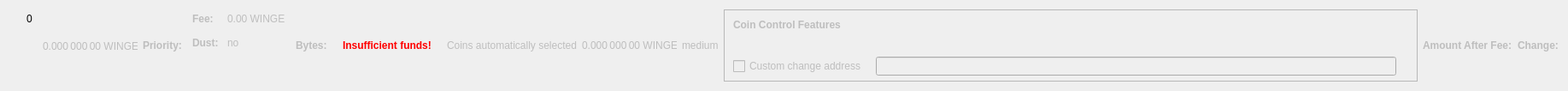
    <widget class="QWidget" name="dummyHideWidget" native="true">
     <property name="maximumSize">
      <size>
       <width>100</width>
       <height>22</height>
      </size>
     </property>
     <layout class="QHBoxLayout" name="dummyHideLayout">
      <item>
       <layout class="QFormLayout" name="formLayoutCoinControl1">
        <property name="horizontalSpacing">
         <number>10</number>
        </property>
        <property name="verticalSpacing">
         <number>14</number>
        </property>
        <property name="leftMargin">
         <number>10</number>
        </property>
        <property name="topMargin">
         <number>4</number>
        </property>
        <property name="rightMargin">
         <number>6</number>
        </property>
        <item row="0" column="1">
         <widget class="QLabel" name="labelCoinControlBytes">
          <property name="cursor">
           <cursorShape>IBeamCursor</cursorShape>
          </property>
          <property name="contextMenuPolicy">
           <enum>Qt::ActionsContextMenu</enum>
          </property>
          <property name="text">
           <string notr="true">0</string>
          </property>
          <property name="textInteractionFlags">
           <set>Qt::LinksAccessibleByMouse|Qt::TextSelectableByKeyboard|Qt::TextSelectableByMouse</set>
          </property>
         </widget>
        </item>
       </layout>
      </item>
      <item>
       <widget class="QLabel" name="labelCoinControlAfterFee">
        <property name="enabled">
         <bool>false</bool>
        </property>
        <property name="sizePolicy">
         <sizepolicy hsizetype="Fixed" vsizetype="Fixed">
          <horstretch>0</horstretch>
          <verstretch>0</verstretch>
         </sizepolicy>
        </property>
        <property name="minimumSize">
         <size>
          <width>111</width>
          <height>12</height>
         </size>
        </property>
        <property name="maximumSize">
         <size>
          <width>111</width>
          <height>12</height>
         </size>
        </property>
        <property name="cursor">
         <cursorShape>IBeamCursor</cursorShape>
        </property>
        <property name="contextMenuPolicy">
         <enum>Qt::ActionsContextMenu</enum>
        </property>
        <property name="text">
         <string notr="true">0.000 000 00 WINGE</string>
        </property>
        <property name="textInteractionFlags">
         <set>Qt::LinksAccessibleByMouse|Qt::TextSelectableByKeyboard|Qt::TextSelectableByMouse</set>
        </property>
       </widget>
      </item>
      <item>
       <widget class="QLabel" name="labelCoinControlPriorityText">
        <property name="enabled">
         <bool>false</bool>
        </property>
        <property name="font">
         <font>
          <weight>75</weight>
          <bold>true</bold>
         </font>
        </property>
        <property name="text">
         <string>Priority:</string>
        </property>
       </widget>
      </item>
      <item>
       <layout class="QHBoxLayout" name="horizontalLayout"/>
      </item>
      <item>
       <layout class="QFormLayout" name="formLayoutCoinControl3">
        <property name="horizontalSpacing">
         <number>10</number>
        </property>
        <property name="verticalSpacing">
         <number>14</number>
        </property>
        <property name="leftMargin">
         <number>6</number>
        </property>
        <property name="topMargin">
         <number>4</number>
        </property>
        <property name="rightMargin">
         <number>6</number>
        </property>
        <item row="0" column="0">
         <widget class="QLabel" name="labelCoinControlFeeText">
          <property name="enabled">
           <bool>false</bool>
          </property>
          <property name="font">
           <font>
            <weight>75</weight>
            <bold>true</bold>
           </font>
          </property>
          <property name="text">
           <string>Fee:</string>
          </property>
          <property name="margin">
           <number>0</number>
          </property>
         </widget>
        </item>
        <item row="0" column="1">
         <widget class="QLabel" name="labelCoinControlFee">
          <property name="enabled">
           <bool>false</bool>
          </property>
          <property name="cursor">
           <cursorShape>IBeamCursor</cursorShape>
          </property>
          <property name="contextMenuPolicy">
           <enum>Qt::ActionsContextMenu</enum>
          </property>
          <property name="text">
           <string notr="true">0.00 WINGE</string>
          </property>
          <property name="textInteractionFlags">
           <set>Qt::LinksAccessibleByMouse|Qt::TextSelectableByKeyboard|Qt::TextSelectableByMouse</set>
          </property>
         </widget>
        </item>
        <item row="1" column="0">
         <widget class="QLabel" name="labelCoinControlLowOutputText">
          <property name="enabled">
           <bool>false</bool>
          </property>
          <property name="font">
           <font>
            <weight>75</weight>
            <bold>true</bold>
           </font>
          </property>
          <property name="text">
           <string>Dust:</string>
          </property>
         </widget>
        </item>
        <item row="1" column="1">
         <widget class="QLabel" name="labelCoinControlLowOutput">
          <property name="enabled">
           <bool>false</bool>
          </property>
          <property name="cursor">
           <cursorShape>IBeamCursor</cursorShape>
          </property>
          <property name="contextMenuPolicy">
           <enum>Qt::ActionsContextMenu</enum>
          </property>
          <property name="text">
           <string>no</string>
          </property>
          <property name="textInteractionFlags">
           <set>Qt::LinksAccessibleByMouse|Qt::TextSelectableByKeyboard|Qt::TextSelectableByMouse</set>
          </property>
         </widget>
        </item>
       </layout>
      </item>
      <item>
       <widget class="QLabel" name="labelCoinControlBytesText">
        <property name="enabled">
         <bool>false</bool>
        </property>
        <property name="font">
         <font>
          <weight>75</weight>
          <bold>true</bold>
         </font>
        </property>
        <property name="text">
         <string>Bytes:</string>
        </property>
       </widget>
      </item>
      <item>
       <layout class="QFormLayout" name="formLayoutCoinControl2">
        <property name="horizontalSpacing">
         <number>10</number>
        </property>
        <property name="verticalSpacing">
         <number>14</number>
        </property>
        <property name="leftMargin">
         <number>6</number>
        </property>
        <property name="topMargin">
         <number>4</number>
        </property>
        <property name="rightMargin">
         <number>6</number>
        </property>
       </layout>
      </item>
      <item>
       <layout class="QHBoxLayout" name="horizontalLayoutCoinControl2">
        <property name="spacing">
         <number>8</number>
        </property>
        <property name="bottomMargin">
         <number>10</number>
        </property>
       </layout>
      </item>
      <item>
       <widget class="QLabel" name="labelCoinControlInsuffFunds">
        <property name="enabled">
         <bool>false</bool>
        </property>
        <property name="minimumSize">
         <size>
          <width>0</width>
          <height>0</height>
         </size>
        </property>
        <property name="font">
         <font>
          <weight>75</weight>
          <bold>true</bold>
         </font>
        </property>
        <property name="styleSheet">
         <string notr="true">color:red;font-weight:bold;</string>
        </property>
        <property name="text">
         <string>Insufficient funds!</string>
        </property>
        <property name="margin">
         <number>5</number>
        </property>
       </widget>
      </item>
      <item>
       <layout class="QFormLayout" name="formLayoutCoinControl4">
        <property name="horizontalSpacing">
         <number>10</number>
        </property>
        <property name="verticalSpacing">
         <number>14</number>
        </property>
        <property name="leftMargin">
         <number>6</number>
        </property>
        <property name="topMargin">
         <number>4</number>
        </property>
        <property name="rightMargin">
         <number>6</number>
        </property>
       </layout>
      </item>
      <item>
       <widget class="QLabel" name="labelCoinControlAutomaticallySelected">
        <property name="enabled">
         <bool>false</bool>
        </property>
        <property name="sizePolicy">
         <sizepolicy hsizetype="Fixed" vsizetype="Fixed">
          <horstretch>0</horstretch>
          <verstretch>0</verstretch>
         </sizepolicy>
        </property>
        <property name="minimumSize">
         <size>
          <width>0</width>
          <height>0</height>
         </size>
        </property>
        <property name="maximumSize">
         <size>
          <width>240</width>
          <height>16777215</height>
         </size>
        </property>
        <property name="text">
         <string>Coins automatically selected</string>
        </property>
        <property name="margin">
         <number>5</number>
        </property>
       </widget>
      </item>
      <item>
       <widget class="QLabel" name="labelCoinControlChange">
        <property name="enabled">
         <bool>false</bool>
        </property>
        <property name="sizePolicy">
         <sizepolicy hsizetype="Fixed" vsizetype="Fixed">
          <horstretch>0</horstretch>
          <verstretch>0</verstretch>
         </sizepolicy>
        </property>
        <property name="minimumSize">
         <size>
          <width>111</width>
          <height>0</height>
         </size>
        </property>
        <property name="maximumSize">
         <size>
          <width>111</width>
          <height>16777215</height>
         </size>
        </property>
        <property name="cursor">
         <cursorShape>IBeamCursor</cursorShape>
        </property>
        <property name="contextMenuPolicy">
         <enum>Qt::ActionsContextMenu</enum>
        </property>
        <property name="text">
         <string notr="true">0.000 000 00 WINGE</string>
        </property>
        <property name="textInteractionFlags">
         <set>Qt::LinksAccessibleByMouse|Qt::TextSelectableByKeyboard|Qt::TextSelectableByMouse</set>
        </property>
       </widget>
      </item>
      <item>
       <widget class="QLabel" name="labelCoinControlPriority">
        <property name="enabled">
         <bool>false</bool>
        </property>
        <property name="cursor">
         <cursorShape>IBeamCursor</cursorShape>
        </property>
        <property name="contextMenuPolicy">
         <enum>Qt::ActionsContextMenu</enum>
        </property>
        <property name="text">
         <string>medium</string>
        </property>
        <property name="textInteractionFlags">
         <set>Qt::LinksAccessibleByMouse|Qt::TextSelectableByKeyboard|Qt::TextSelectableByMouse</set>
        </property>
       </widget>
      </item>
      <item>
       <widget class="QFrame" name="frameCoinControl">
        <property name="sizePolicy">
         <sizepolicy hsizetype="Expanding" vsizetype="Expanding">
          <horstretch>0</horstretch>
          <verstretch>0</verstretch>
         </sizepolicy>
        </property>
        <property name="maximumSize">
         <size>
          <width>16777215</width>
          <height>16777215</height>
         </size>
        </property>
        <property name="frameShape">
         <enum>QFrame::StyledPanel</enum>
        </property>
        <property name="frameShadow">
         <enum>QFrame::Sunken</enum>
        </property>
        <layout class="QVBoxLayout" name="verticalLayoutCoinControl2_2">
         <property name="spacing">
          <number>0</number>
         </property>
         <property name="leftMargin">
          <number>0</number>
         </property>
         <property name="topMargin">
          <number>0</number>
         </property>
         <property name="rightMargin">
          <number>0</number>
         </property>
         <property name="bottomMargin">
          <number>6</number>
         </property>
         <item>
          <layout class="QVBoxLayout" name="verticalLayoutCoinControl" stretch="0,0,0,1">
           <property name="spacing">
            <number>0</number>
           </property>
           <property name="leftMargin">
            <number>10</number>
           </property>
           <property name="topMargin">
            <number>10</number>
           </property>
           <item>
            <layout class="QHBoxLayout" name="horizontalLayoutCoinControl1">
             <property name="bottomMargin">
              <number>15</number>
             </property>
             <item>
              <widget class="QLabel" name="labelCoinControlFeatures">
               <property name="enabled">
                <bool>false</bool>
               </property>
               <property name="sizePolicy">
                <sizepolicy hsizetype="Preferred" vsizetype="Maximum">
                 <horstretch>0</horstretch>
                 <verstretch>0</verstretch>
                </sizepolicy>
               </property>
               <property name="font">
                <font>
                 <weight>75</weight>
                 <bold>true</bold>
                </font>
               </property>
               <property name="styleSheet">
                <string notr="true">font-weight:bold;</string>
               </property>
               <property name="text">
                <string>Coin Control Features</string>
               </property>
              </widget>
             </item>
            </layout>
           </item>
           <item>
            <widget class="QWidget" name="widgetCoinControl" native="true">
             <property name="sizePolicy">
              <sizepolicy hsizetype="Preferred" vsizetype="Preferred">
               <horstretch>0</horstretch>
               <verstretch>0</verstretch>
              </sizepolicy>
             </property>
             <property name="minimumSize">
              <size>
               <width>0</width>
               <height>0</height>
              </size>
             </property>
             <property name="styleSheet">
              <string notr="true"/>
             </property>
             <layout class="QHBoxLayout" name="horizontalLayoutCoinControl5_2">
              <property name="leftMargin">
               <number>0</number>
              </property>
              <property name="topMargin">
               <number>0</number>
              </property>
              <property name="rightMargin">
               <number>0</number>
              </property>
              <property name="bottomMargin">
               <number>0</number>
              </property>
              <item>
               <layout class="QHBoxLayout" name="horizontalLayoutCoinControl3">
                <property name="spacing">
                 <number>20</number>
                </property>
                <property name="topMargin">
                 <number>0</number>
                </property>
                <property name="bottomMargin">
                 <number>10</number>
                </property>
               </layout>
              </item>
             </layout>
            </widget>
           </item>
           <item>
            <layout class="QHBoxLayout" name="horizontalLayoutCoinControl4" stretch="0,0,0">
             <property name="spacing">
              <number>12</number>
             </property>
             <property name="sizeConstraint">
              <enum>QLayout::SetDefaultConstraint</enum>
             </property>
             <property name="topMargin">
              <number>5</number>
             </property>
             <property name="rightMargin">
              <number>5</number>
             </property>
             <item>
              <widget class="QCheckBox" name="checkBoxCoinControlChange">
               <property name="enabled">
                <bool>false</bool>
               </property>
               <property name="toolTip">
                <string>If this is activated, but the change address is empty or invalid, change will be sent to a newly generated address.</string>
               </property>
               <property name="text">
                <string>Custom change address</string>
               </property>
              </widget>
             </item>
             <item>
              <widget class="QValidatedLineEdit" name="lineEditCoinControlChange">
               <property name="enabled">
                <bool>false</bool>
               </property>
               <property name="sizePolicy">
                <sizepolicy hsizetype="Expanding" vsizetype="Fixed">
                 <horstretch>0</horstretch>
                 <verstretch>0</verstretch>
                </sizepolicy>
               </property>
              </widget>
             </item>
             <item>
              <widget class="QLabel" name="labelCoinControlChangeLabel_2">
               <property name="sizePolicy">
                <sizepolicy hsizetype="Preferred" vsizetype="Expanding">
                 <horstretch>0</horstretch>
                 <verstretch>0</verstretch>
                </sizepolicy>
               </property>
               <property name="minimumSize">
                <size>
                 <width>0</width>
                 <height>0</height>
                </size>
               </property>
               <property name="text">
                <string/>
               </property>
               <property name="margin">
                <number>3</number>
               </property>
              </widget>
             </item>
            </layout>
           </item>
           <item>
            <spacer name="verticalSpacerCoinControl">
             <property name="orientation">
              <enum>Qt::Vertical</enum>
             </property>
             <property name="sizeHint" stdset="0">
              <size>
               <width>800</width>
               <height>1</height>
              </size>
             </property>
            </spacer>
           </item>
          </layout>
         </item>
        </layout>
       </widget>
      </item>
      <item>
       <widget class="QLabel" name="labelCoinControlAfterFeeText">
        <property name="enabled">
         <bool>false</bool>
        </property>
        <property name="minimumSize">
         <size>
          <width>0</width>
          <height>0</height>
         </size>
        </property>
        <property name="maximumSize">
         <size>
          <width>16777215</width>
          <height>16777215</height>
         </size>
        </property>
        <property name="font">
         <font>
          <weight>75</weight>
          <bold>true</bold>
         </font>
        </property>
        <property name="text">
         <string>Amount After Fee:</string>
        </property>
        <property name="alignment">
         <set>Qt::AlignLeading|Qt::AlignLeft|Qt::AlignVCenter</set>
        </property>
        <property name="margin">
         <number>0</number>
        </property>
       </widget>
      </item>
      <item>
       <widget class="QLabel" name="labelCoinControlChangeText">
        <property name="enabled">
         <bool>false</bool>
        </property>
        <property name="sizePolicy">
         <sizepolicy hsizetype="Preferred" vsizetype="Preferred">
          <horstretch>0</horstretch>
          <verstretch>0</verstretch>
         </sizepolicy>
        </property>
        <property name="minimumSize">
         <size>
          <width>0</width>
          <height>0</height>
         </size>
        </property>
        <property name="maximumSize">
         <size>
          <width>16777215</width>
          <height>16777215</height>
         </size>
        </property>
        <property name="font">
         <font>
          <weight>75</weight>
          <bold>true</bold>
         </font>
        </property>
        <property name="text">
         <string>Change:</string>
        </property>
        <property name="alignment">
         <set>Qt::AlignLeading|Qt::AlignLeft|Qt::AlignVCenter</set>
        </property>
       </widget>
      </item>
     </layout>
    </widget>
